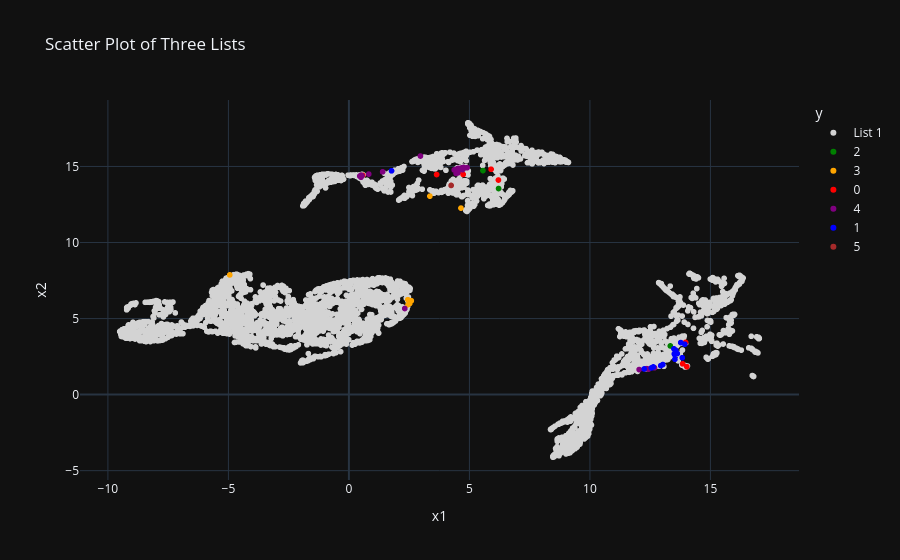

The notebook cell this image was saved under:
### Code cell
X = np.concatenate([X_unlabeled_umap, X_labeled_umap])
# print(X.shape)
y = np.concatenate([y_unlabeled, y_labeled])
# print(y.shape)
list_label = ['List 1'] * len(X_unlabeled_umap) + [str(i) for i in y_labeled]
index_label = [i for i in range(len(X_unlabeled_umap))] + [i for i in range(len(X_labeled_umap))] 


# X = np.concatenate([X_unlabeled_umap, X_labeled_umap, X_labeled_pre_umap])
# # print(X.shape)
# y = np.concatenate([y_unlabeled, y_labeled, y_labeled_pre])
# # print(y.shape)
# list_label = ['List 1'] * len(X_unlabeled_umap) + ['List 2'] * len(X_labeled_umap) + ['List 3'] * len(X_labeled_pre_umap)
# index_label = [i for i in range(len(X_unlabeled_umap))] + [i for i in range(len(X_labeled_umap))] + [i for i in range(len(X_labeled_pre_umap))] 


# 创建 DataFrame
df = pd.DataFrame({
    'x1': X[:,0],
    'x2': X[:,1],
    'y': list_label,
    'index_label': index_label
})

# 创建散点图
fig = px.scatter(
    df,
    x='x1',
    y='x2',
    color='y',  # 根据 x 列的值给点上色
    color_discrete_map=label_colors2,
    hover_name='index_label',  # 鼠标悬停时显示标签
    title='Scatter Plot of Three Lists'
)

# 显示图形
fig.show()

### Figure 1 — Plotly figure (JSON) as saved in the notebook; plotly's stock layout.template omitted (floating-point values rounded to 4 significant figures; data arrays with more than 128 entries replaced by an {"elided": "..."} marker saying what was removed)
{"data": [{"hovertemplate": "<b>%{hovertext}</b><br><br>y=List 1<br>x1=%{x}<br>x2=%{y}<extra></extra>", "hovertext": {"elided": "5773 float values"}, "legendgroup": "List 1", "marker": {"color": "lightgray", "symbol": "circle"}, "mode": "markers", "name": "List 1", "showlegend": true, "x": {"elided": "5773 float values"}, "xaxis": "x", "y": {"elided": "5773 float values"}, "yaxis": "y", "type": "scattergl"}, {"hovertemplate": "<b>%{hovertext}</b><br><br>y=2<br>x1=%{x}<br>x2=%{y}<extra></extra>", "hovertext": [0.0, 8.0, 19.0], "legendgroup": "2", "marker": {"color": "green", "symbol": "circle"}, "mode": "markers", "name": "2", "showlegend": true, "x": [6.209, 5.562, 13.34], "xaxis": "x", "y": [13.55, 14.73, 3.201], "yaxis": "y", "type": "scattergl"}, {"hovertemplate": "<b>%{hovertext}</b><br><br>y=3<br>x1=%{x}<br>x2=%{y}<extra></extra>", "hovertext": [1.0, 9.0, 30.0, 34.0, 46.0, 55.0, 57.0], "legendgroup": "3", "marker": {"color": "orange", "symbol": "circle"}, "mode": "markers", "name": "3", "showlegend": true, "x": [3.359, 2.455, -4.944, 2.443, 4.65, 2.523, 2.589], "xaxis": "x", "y": [13.05, 5.919, 7.872, 6.241, 12.26, 5.989, 6.172], "yaxis": "y", "type": "scattergl"}, {"hovertemplate": "<b>%{hovertext}</b><br><br>y=0<br>x1=%{x}<br>x2=%{y}<extra></extra>", "hovertext": [2.0, 3.0, 5.0, 21.0, 26.0, 27.0, 37.0, 47.0, 49.0], "legendgroup": "0", "marker": {"color": "red", "symbol": "circle"}, "mode": "markers", "name": "0", "showlegend": true, "x": [4.542, 4.74, 13.85, 5.9, 3.639, 6.205, 0.5723, 13.97, 14.02], "xaxis": "x", "y": [14.66, 14.48, 2.024, 14.82, 14.47, 14.11, 14.42, 3.43, 1.836], "yaxis": "y", "type": "scattergl"}, {"hovertemplate": "<b>%{hovertext}</b><br><br>y=4<br>x1=%{x}<br>x2=%{y}<extra></extra>", "hovertext": [4.0, 7.0, 11.0, 13.0, 14.0, 15.0, 17.0, 22.0, 25.0, 28.0, 29.0, 31.0, 35.0, 36.0, 39.0, 42.0, 43.0, 44.0, 48.0, 50.0, 52.0, 53.0, 54.0, 58.0], "legendgroup": "4", "marker": {"color": "purple", "symbol": "circle"}, "mode": "markers", "name": "4", "showlegend": true, "x": [2.318, 0.4498, 4.447, 4.693, 4.548, 2.968, 4.762, 1.398, 12.36, 4.501, 4.517, 4.905, 12.04, 0.4977, 4.714, 0.5001, 4.575, 4.367, 4.631, 12.44, 12.68, 0.8232, 0.5028, 0.5418], "xaxis": "x", "y": [5.662, 14.36, 14.54, 14.92, 14.88, 15.69, 14.94, 14.65, 1.709, 14.86, 14.57, 14.92, 1.647, 14.39, 14.79, 14.29, 14.78, 14.77, 14.82, 1.68, 1.766, 14.5, 14.44, 14.4], "yaxis": "y", "type": "scattergl"}, {"hovertemplate": "<b>%{hovertext}</b><br><br>y=1<br>x1=%{x}<br>x2=%{y}<extra></extra>", "hovertext": [6.0, 10.0, 12.0, 16.0, 20.0, 23.0, 24.0, 32.0, 33.0, 38.0, 40.0, 41.0, 45.0, 51.0, 56.0], "legendgroup": "1", "marker": {"color": "blue", "symbol": "circle"}, "mode": "markers", "name": "1", "showlegend": true, "x": [13.5, 13.49, 13.53, 12.25, 13.56, 13.62, 13.94, 13.52, 13.77, 12.94, 12.55, 13.83, 12.63, 13.02, 1.768], "xaxis": "x", "y": [2.681, 3.008, 2.328, 1.687, 2.92, 2.698, 3.312, 2.625, 3.421, 1.902, 1.756, 2.424, 1.82, 1.979, 14.71], "yaxis": "y", "type": "scattergl"}, {"hovertemplate": "<b>%{hovertext}</b><br><br>y=5<br>x1=%{x}<br>x2=%{y}<extra></extra>", "hovertext": [18.0], "legendgroup": "5", "marker": {"color": "brown", "symbol": "circle"}, "mode": "markers", "name": "5", "showlegend": true, "x": [4.242], "xaxis": "x", "y": [13.75], "yaxis": "y", "type": "scattergl"}], "layout": {"xaxis": {"anchor": "y", "domain": [0.0, 1.0], "title": {"text": "x1"}}, "yaxis": {"anchor": "x", "domain": [0.0, 1.0], "title": {"text": "x2"}}, "legend": {"title": {"text": "y"}, "tracegroupgap": 0}, "title": {"text": "Scatter Plot of Three Lists"}}}
